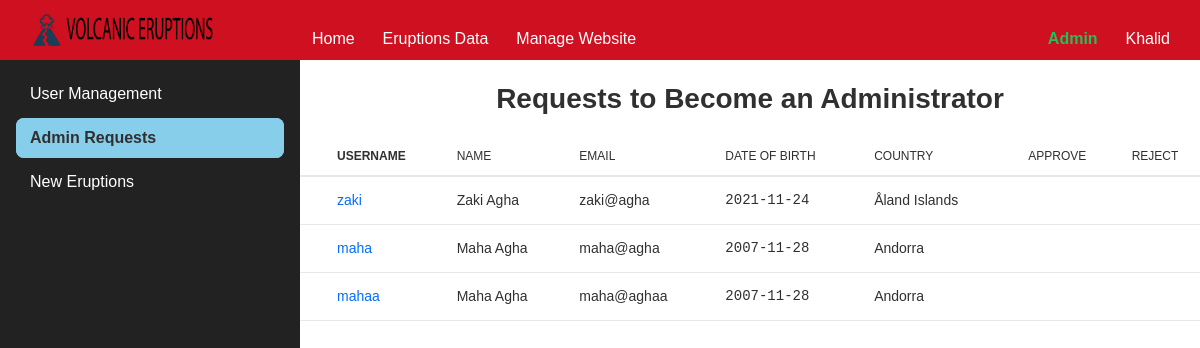
Before: /admin/admin_requests (signed in) with the older database file.
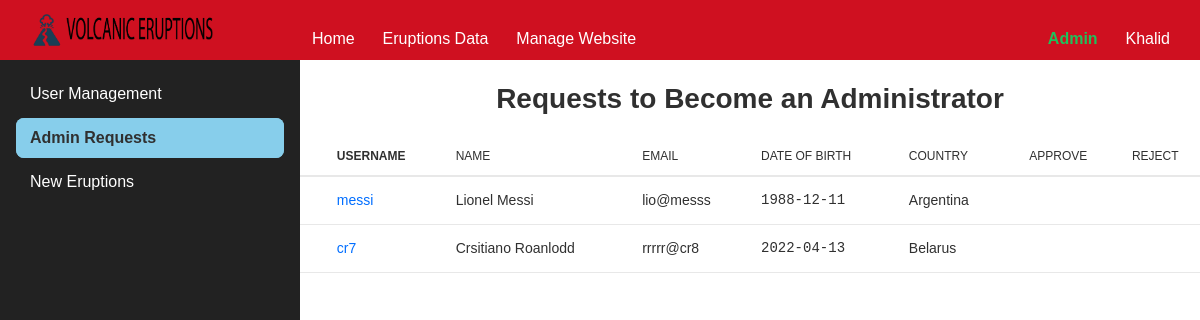
After: the same page with the newer database file.
### myflask/models.py (models this page shows, shortened)
class User(db.Model, UserMixin):
    __tablename__ = "user"
    id = db.Column(db.Integer, primary_key=True)
    first_name = db.Column(db.Text, nullable=False)
    last_name = db.Column(db.Text, nullable=False)
    DOB = db.Column(db.Date, nullable=False)
    email = db.Column(db.Text, unique=True, nullable=False)
    username = db.Column(db.Text, unique=True, nullable=False)
    password = db.Column(db.Text, nullable=False)
    user_type = db.Column(db.Text, nullable=False)
    country = db.Column(db.Text, nullable=False)

### myflask/auth/routes.py (the view)
@auth_bp.route("/admin/admin_requests")
@login_required
def admin_requests():
    if current_user.user_type == "admin":
        users = load_admin_requests()
        return render_template("admin_requests.html", userlist=users)
    return redirect(url_for('main.index'))

### myflask/auth/routes.py (called while the page is built)
@login_manager.user_loader
def load_user(user_id):
    if user_id is not None:
        return User.query.get(user_id)
    return None

def load_admin_requests():
    return User.query.filter_by(user_type='A')

### myflask/templates/admin_requests.html (shortened to what this page needs)
{% extends "layout.html" %}
{% from "_formhelpers.html" import render_field %}
{% set page_name = 'admin_requests' %}
{% block content %}
    <div class="flex h-minus-nav">
        {% include 'sidebar_admin.html' %}
        <div class="container">
            <br>
            <h1 style="text-align: center">Requests to Become an Administrator</h1>
            <br>
            <table class="table">
                <thead>
                <tr>
                    <th></th>
                    <th class="is-bold">Username</th>
                    <th>Name</th>
                    <th>Email</th>
                    <th>Date of Birth</th>
                    <th>Country</th>
                    <th class="is-center">Approve</th>
                    <th class="is-center">Reject</th>
                </tr>
                </thead>
                <tbody>
                {% for eachuser in userlist %}
                    <tr>
                        {% if eachuser.user_type == 'admin' %}
                            <td class="is-center"
                            ><a><span class="d-icon d-security-verified-solid is-green-600"></span></a
                            ></td>
                        {% else %}
                            <td></td>
                        {% endif %}
                        <td><a href="/user/{{ eachuser.username }}">{{ eachuser.username }}</a></td>
                        <td>{{ eachuser.first_name }} {{ eachuser.last_name }}</td>
                        <td>{{ eachuser.email }}</td>
                        <td class="is-mono">{{ eachuser.DOB }}</td>
                        <td>{{ eachuser.country }}</td>
                        <td class="is-center"
                        ></td>
                        <td class="is-center"
                        ></td>
                    </tr>
                {% endfor %}
                </tbody>
            </table>
        </div>
    </div>
{% endblock %}

Changed rows visible on the page:
no longer on this page (row edited): User: user_type "A" (drawn), username "zaki", first_name "Zaki", last_name "Agha", email "zaki@agha", DOB "2021-11-24", country "Åland Islands"
no longer on this page (row edited): User: user_type "A" (drawn), username "maha", first_name "Maha", last_name "Agha", email "maha@agha", DOB "2007-11-28", country "Andorra"
no longer on this page (row edited): User: user_type "A" (drawn), username "mahaa", first_name "Maha", last_name "Agha", email "maha@aghaa", DOB "2007-11-28", country "Andorra"
added User: user_type "A" (drawn), username "messi", first_name "Lionel", last_name "Messi", email "lio@messs", DOB "1988-12-11", country "Argentina"
added User: user_type "A" (drawn), username "cr7", first_name "Crsitiano", last_name "Roanlodd", email "rrrrr@cr8", DOB "2022-04-13", country "Belarus"
